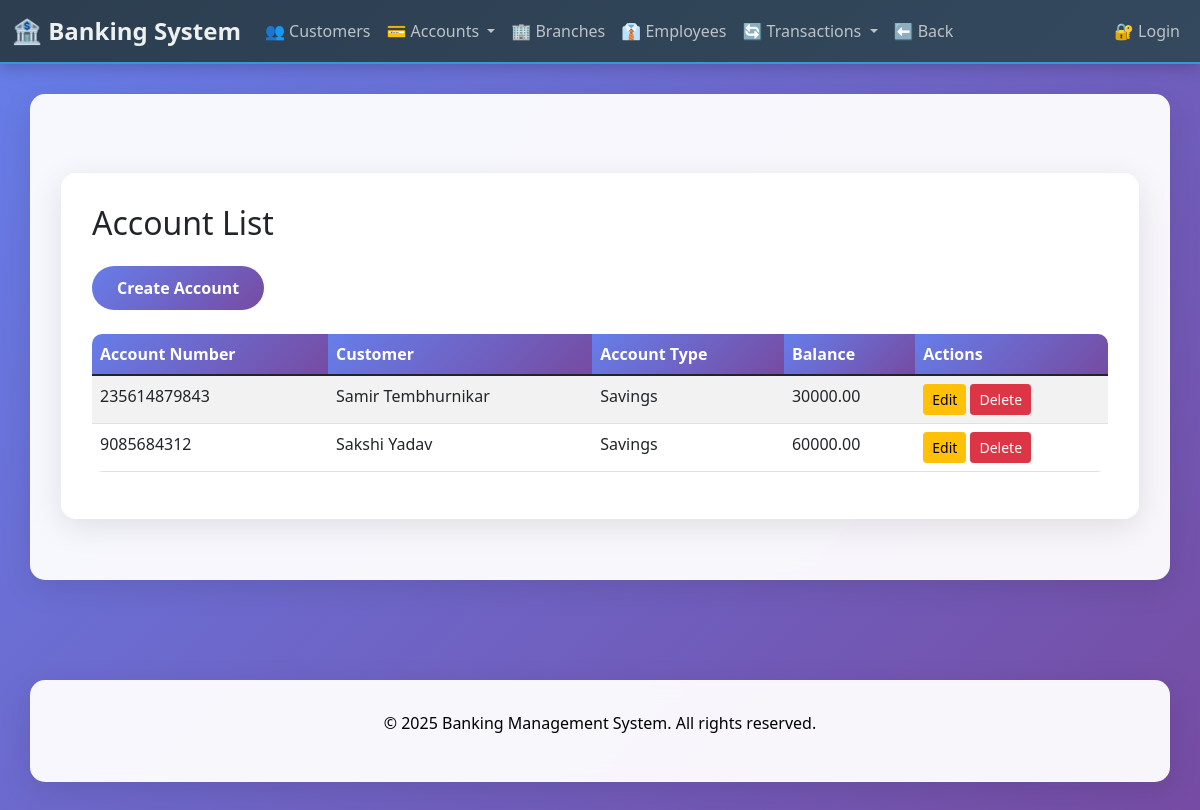
Screenshot of /accounts/ with the database file from the repository.
### accounts/models.py (models this page shows, shortened)
class Account(models.Model):
    ACCOUNT_TYPES = [
        ('SAVINGS', 'Savings'),
        ('CHECKING', 'Checking'),
        ('CREDIT', 'Credit'),
        ('TRANSACTION', 'Transaction'),
        ('LOAN', 'Loan'),
        ('CARD', 'Card'),
    ]
    account_number = models.CharField(max_length=20, unique=True)
    customer = models.ForeignKey('customers.Customer', on_delete=models.CASCADE, related_name='accounts')
    account_type = models.CharField(max_length=12, choices=ACCOUNT_TYPES)
    balance = models.DecimalField(max_digits=15, decimal_places=2)
    date_created = models.DateField(auto_now_add=True)
    date_updated = models.DateField(auto_now=True)

### customers/models.py (models this page shows)
class Customer(models.Model):
    first_name = models.CharField(max_length=50)
    last_name = models.CharField(max_length=50)
    email = models.EmailField(unique=True)
    phone = models.CharField(max_length=15)
    address = models.TextField()
    created_at = models.DateTimeField(auto_now_add=True)
    branch = models.ForeignKey(Branch, on_delete=models.SET_NULL, null=True, blank=True, related_name='customers')
    def __str__(self):
        return f'{self.first_name} {self.last_name}'

### accounts/views.py (the view)
# urls.py: path('', views.account_list, name='account_list'),
def account_list(request):
    accounts = Account.objects.all()
    return render(request, 'accounts/account_list.html', {'accounts': accounts})

### templates/accounts/account_list.html
{% extends 'customers/base.html' %}
{% block content %}
<div class="container mt-5">
    <h2 class="mb-4">Account List</h2>
    <a href="{% url 'account_create' %}" class="btn btn-primary mb-4">Create Account</a>
    <table class="table table-striped">
        <thead>
            <tr>
                <th>Account Number</th>
                <th>Customer</th>
                <th>Account Type</th>
                <th>Balance</th>
                <th>Actions</th>
            </tr>
        </thead>
        <tbody>
            {% for account in accounts %}
            <tr>
                <td>{{ account.account_number }}</td>
                <td>{{ account.customer }}</td>
                <td>{{ account.get_account_type_display }}</td>
                <td>{{ account.balance }}</td>
                <td>
                    <a href="{% url 'account_update' account.pk %}" class="btn btn-warning btn-sm">Edit</a>
                    <a href="{% url 'account_delete' account.pk %}" class="btn btn-danger btn-sm">Delete</a>
                </td>
            </tr>
            {% endfor %}
        </tbody>
    </table>
</div>
{% endblock %}

### templates/customers/base.html (style rules this page uses)
body { background: linear-gradient(135deg, #667eea 0%, #764ba2 100%); min-height: 100vh; font-family: 'Segoe UI', Tahoma, Geneva, Verdana, sans-serif; }
.container { background: rgba(255, 255, 255, 0.95); border-radius: 15px; padding: 30px; margin-top: 30px; margin-bottom: 30px; box-shadow: 0 8px 32px rgba(0,0,0,0.1); backdrop-filter: blur(10px); border: 1px solid rgba(255, 255, 255, 0.18); }
.btn-primary { background: linear-gradient(135deg, #667eea 0%, #764ba2 100%); border: none; border-radius: 25px; padding: 10px 25px; font-weight: 600; transition: all 0.3s ease; }
.table { border-radius: 10px; overflow: hidden; }
.table thead th { background: linear-gradient(135deg, #667eea 0%, #764ba2 100%); color: white; border: none; }

### rows the page displays
Account: account_number "235614879843", customer "Samir Tembhurnikar", account_type "Savings", balance "30000.00"
Account: account_number "9085684312", customer "Sakshi Yadav", account_type "Savings", balance "60000.00"
